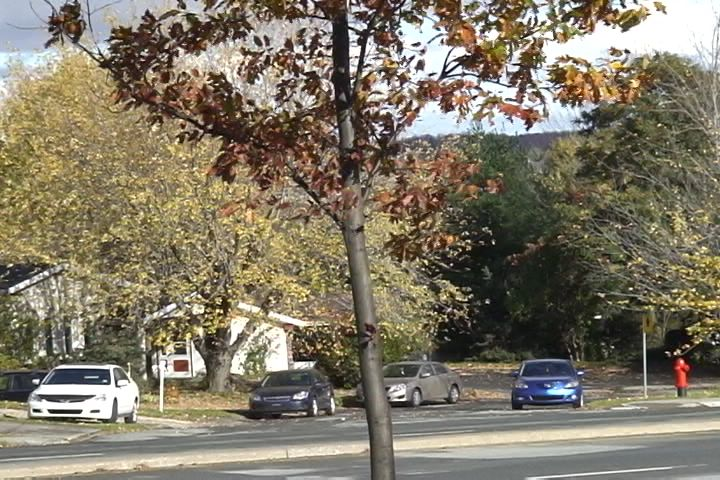
//> input picture in000001.jpg, 720 x 480 px, given in place of in000002.jpg, which was not available
$ ./Source   (built with g++ and OpenCV 4)
//> lines starting //> are read from the running program, lines starting //| are printed output that depends on the picture; after the words box and inside, x2 and y2 are one past the last pixel; in counts of white or black regions, pixels touching at a corner belong together; pictures that were not available may be replaced by others from this repository, and a replacement may not be noted
#include <iostream>
#include <opencv2/core/core.hpp>
#include <opencv2/opencv.hpp>
#include <ctime>
using namespace std;
using namespace cv;
int morph_elem = 0;
int morph_size = 1;
int morph_operator = 0;
int const max_operator = 4;
int const max_elem = 2;
int const max_kernel_size = 4;
const char* window_name_Open = "Opening";
const char* window_name_Close = "Close";

clock_t start, stop;

Mat img, img2, img3, dst , dst2;
void Morphology_Operations(int, void*);
void Morphology_Operations1(int, void*);


int main(int argc, char const* argv[])
{


       img = imread("C:/Users/user/Desktop/Computer Vision/CDNet2014_dynamic background_fall/in000002.jpg");
//> img is the input picture: 480 rows x 720 cols, CV_8UC3; mean B, G, R 102.9, 120.5, 128.3
       cvtColor(img, img2, COLOR_RGB2GRAY);
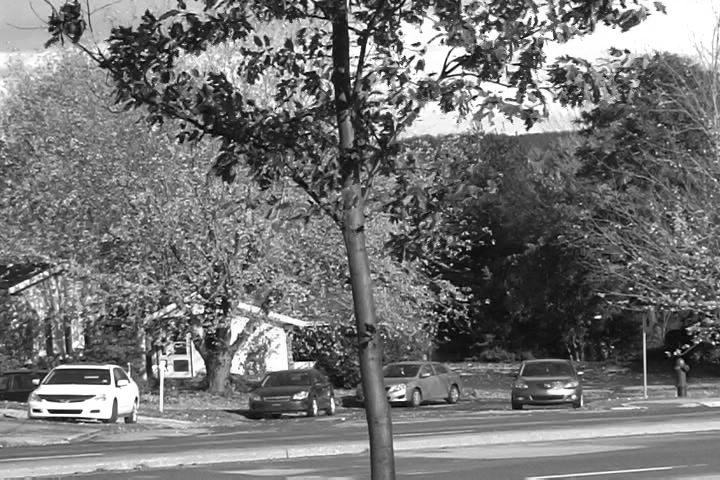
//> img2: 480 rows x 720 cols, CV_8UC1; min 0, max 255, mean 116.1

       double thresh = 128;
       double maxValue = 255;

       threshold(img2, img3, thresh, maxValue, THRESH_BINARY);
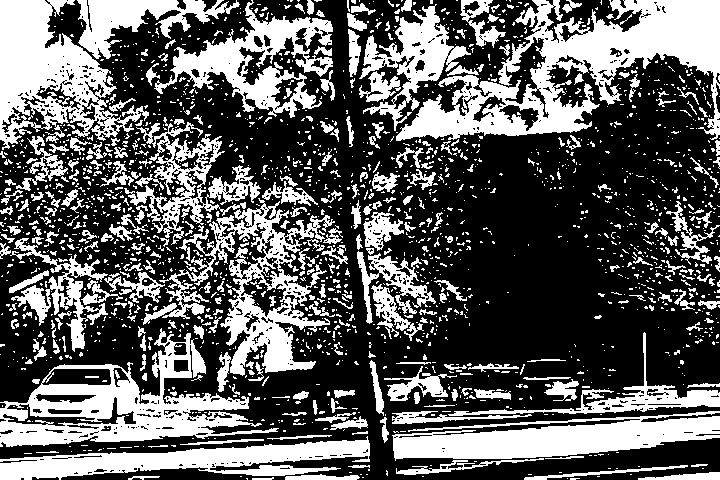
//> img3: 480 rows x 720 cols, CV_8UC1; 37% white; 2005 white regions (1676 under 20 px), largest, box (x1, y1, x2, y2) and area: (396, 0, 720, 141) 18082, (0, 328, 279, 447) 11344, (0, 0, 149, 150) 10403

      // imshow("視窗", img3);

       start = clock();
       for (int q = 0; q < 100; q++)
           Morphology_Operations(0, 0);
//> this loop made 100 passes
//> pass 1, in Morphology_Operations, `morphologyEx(img3, dst, operation, element);`:
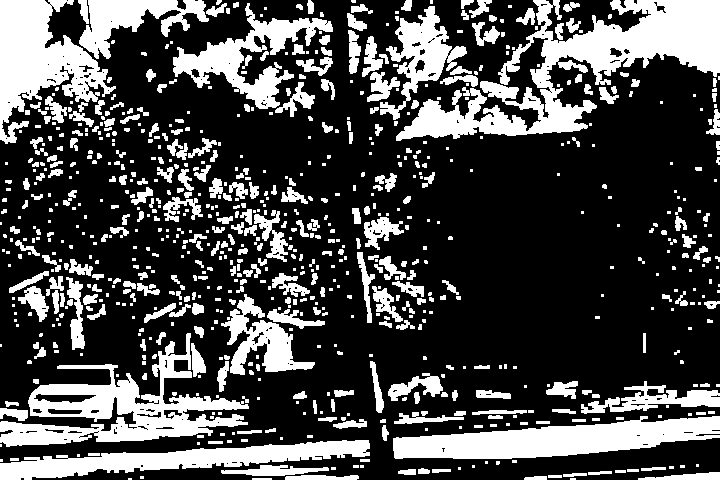
//> dst: 480 rows x 720 cols, CV_8UC1; 28.9% white; 801 white regions (441 under 20 px), largest, box (x1, y1, x2, y2) and area: (396, 0, 720, 141) 15739, (0, 333, 249, 447) 9572, (393, 416, 720, 459) 8408
       for (int q = 0; q < 100; q++)
           Morphology_Operations1(0, 0);
//> this loop made 100 passes
//> pass 1, in Morphology_Operations1, `morphologyEx(img3, dst2, operation, element);`:
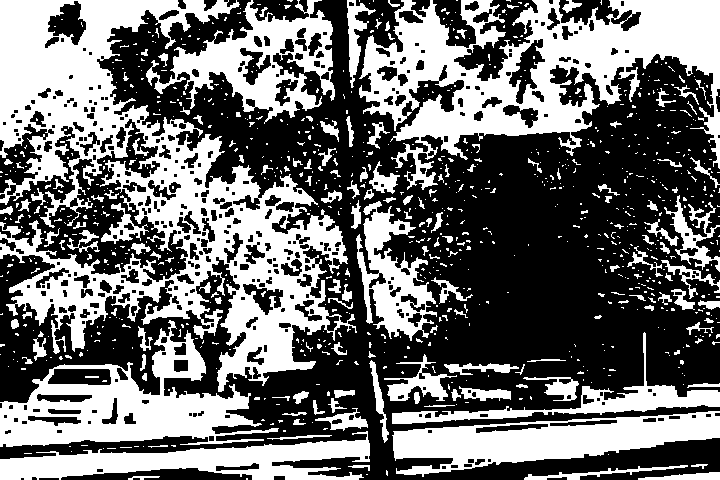
//> dst2: 480 rows x 720 cols, CV_8UC1; 43.1% white; 928 white regions (768 under 20 px), largest, box (x1, y1, x2, y2) and area: (0, 0, 357, 392) 49808, (359, 0, 720, 190) 28699, (0, 320, 279, 447) 13375
       stop = clock();
       cout << "KernelSize:3"<< endl;
       cout <<"Time(ms):" << double(stop - start)*1000 / CLOCKS_PER_SEC << endl;


           waitKey(0);
           return 0;
}

    void Morphology_Operations(int, void*)
    {
        // Since MORPH_X : 2,3,4,5 and 6

        int operation = morph_operator + 2;
        Mat element = getStructuringElement(morph_elem, Size(2 * morph_size + 1, 2 * morph_size + 1), Point(morph_size, morph_size));
        morphologyEx(img3, dst, operation, element);
       //imshow(window_name_Open, dst);


    }
    void Morphology_Operations1(int, void*)
    {
        // Since MORPH_X : 2,3,4,5 and 6

        int operation = morph_operator + 3;
        Mat element = getStructuringElement(morph_elem, Size(2 * morph_size + 1, 2 * morph_size + 1), Point(morph_size, morph_size));
        morphologyEx(img3, dst2, operation, element);
       // imshow(window_name_Close, dst2);

    }
